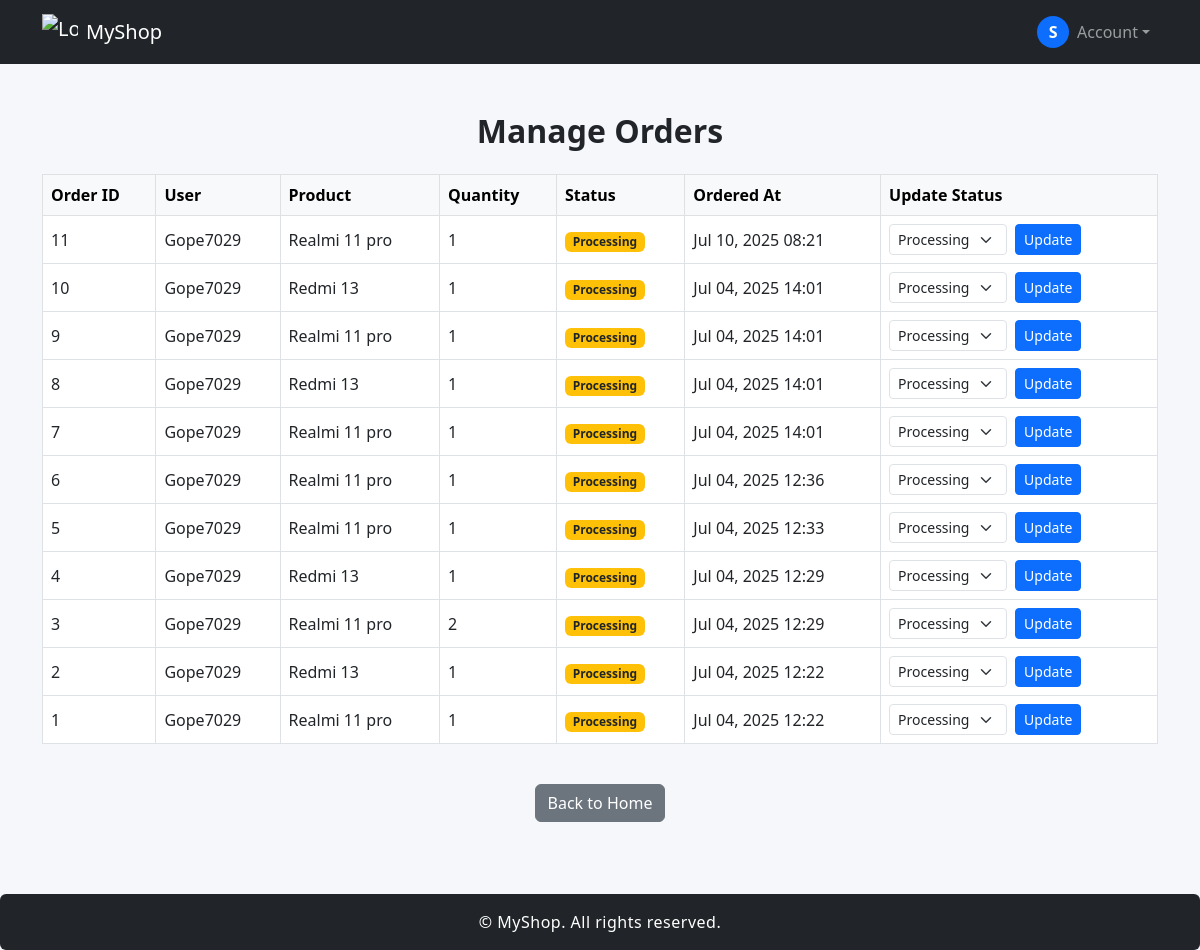
Page /manage-orders/ (signed in) on the earlier database version.
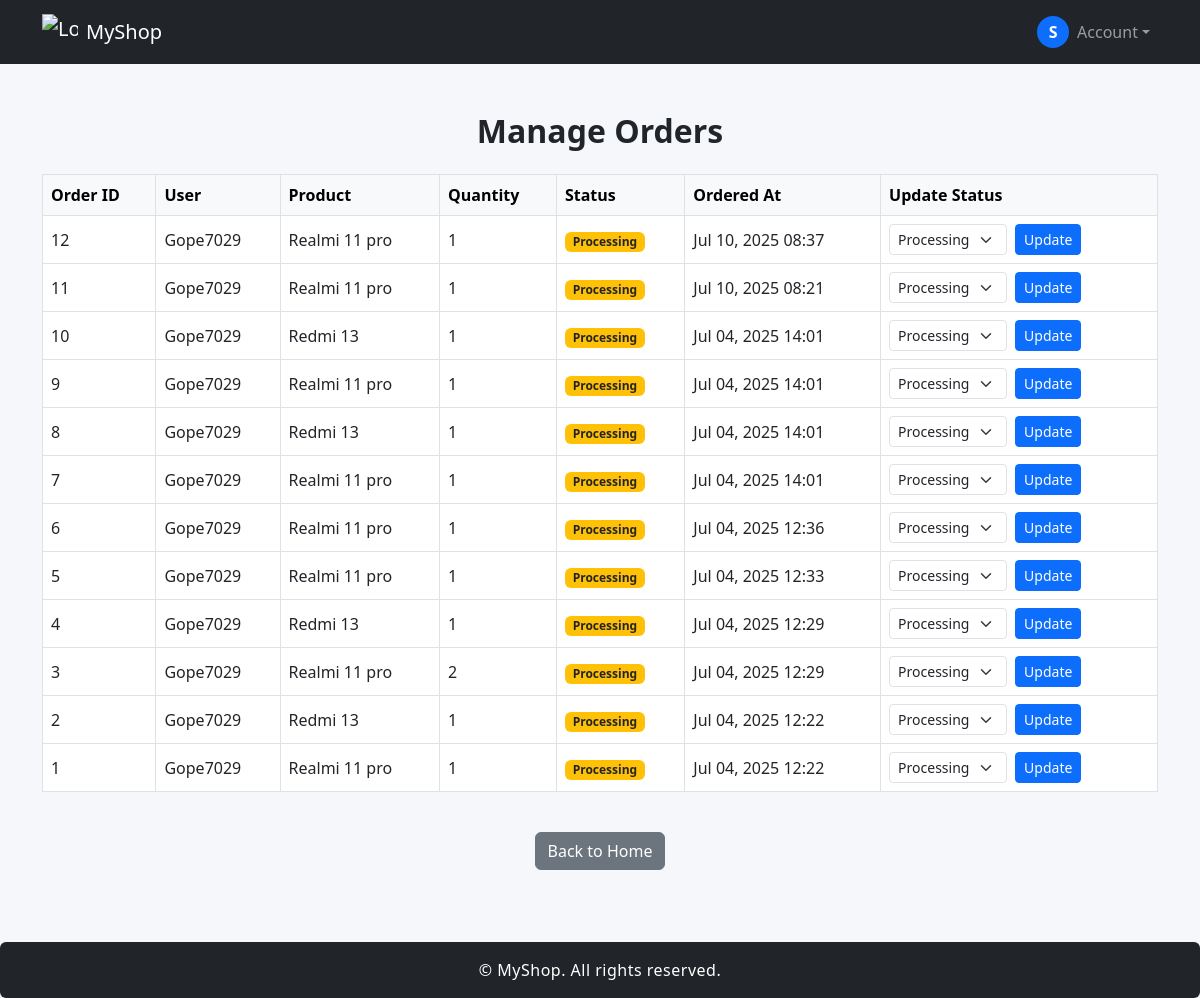
Same page on the later database version.
### store/models.py (models this page shows, shortened)
class Order(models.Model):
    user = models.ForeignKey(User, on_delete=models.CASCADE)
    product = models.ForeignKey(Product, on_delete=models.CASCADE)  # ✅ no quotes needed
    quantity = models.PositiveIntegerField(default=1)
    ordered_at = models.DateTimeField(auto_now_add=True)
    STATUS_CHOICES = [
        ('processing', 'Processing'),
        ('shipped', 'Shipped'),
        ('delivered', 'Delivered'),
        ('cancelled', 'Cancelled'),
    ]
    status = models.CharField(max_length=20, choices=STATUS_CHOICES, default='processing')

class Product(models.Model):
    CATEGORY_CHOICES = [
        ('electronics', 'Electronics'),
        ('clothing', 'Clothing'),
        ('books', 'Books'),
        ('grocery', 'Grocery'),
    ]
    name = models.CharField(max_length=255)
    description = models.TextField()
    price = models.DecimalField(max_digits=10, decimal_places=2)
    image = models.ImageField(upload_to='product_images/')
    created_at = models.DateTimeField(auto_now_add=True)
    category = models.CharField(max_length=50, choices=CATEGORY_CHOICES, default='electronics')  # ✅ retained

### store/views.py (the view)
# urls.py: path('manage-orders/', views.manage_orders, name='manage_orders'),
@staff_member_required
def manage_orders(request):
    orders = Order.objects.all().order_by('-ordered_at')
    if request.method == 'POST':
        order_id = request.POST.get('order_id')
        order = get_object_or_404(Order, id=order_id)
        form = OrderStatusForm(request.POST, instance=order)
        if form.is_valid():
            form.save()
            messages.success(request, f"Order #{order.id} status updated.")
            return redirect('manage_orders')
    else:
        form = OrderStatusForm()
    return render(request, 'store/manage_orders.html', {'orders': orders, 'form': form})

### store/forms.py
class OrderStatusForm(forms.ModelForm):
    class Meta:
        model = Order
        fields = ['status']

### store/templates/store/manage_orders.html (shortened to what this page needs)
{% extends 'store/base.html' %}
{% block content %}
<div class="container py-4">
    <h2 class="mb-4 fw-bold text-center">Manage Orders</h2>
    <div class="table-responsive">
        <table class="table table-bordered align-middle">
            <thead class="table-light">
                <tr>
                    <th>Order ID</th>
                    <th>User</th>
                    <th>Product</th>
                    <th>Quantity</th>
                    <th>Status</th>
                    <th>Ordered At</th>
                    <th>Update Status</th>
                </tr>
            </thead>
            <tbody>
                {% for order in orders %}
                <tr>
                    <td>{{ order.id }}</td>
                    <td>{{ order.user.username }}</td>
                    <td>{{ order.product.name }}</td>
                    <td>{{ order.quantity }}</td>
                    <td>
                        <span class="badge
                            {% if order.status == 'processing' %}bg-warning text-dark
                            {% elif order.status == 'shipped' %}bg-info text-dark
                            {% elif order.status == 'delivered' %}bg-success
                            {% elif order.status == 'cancelled' %}bg-danger
                            {% endif %}">
                            {{ order.get_status_display }}
                        </span>
                    </td>
                    <td>{{ order.ordered_at|date:'M d, Y H:i' }}</td>
                    <td>
                        <form method="post" class="d-flex align-items-center">
                            <select name="status" class="form-select form-select-sm me-2" style="width:auto;">
                                {% for value, label in order.STATUS_CHOICES %}
                                    <option value="{{ value }}" {% if order.status == value %}selected{% endif %}>{{ label }}</option>
                                {% endfor %}
                            </select>
                            <button type="submit" class="btn btn-primary btn-sm">Update</button>
                        </form>
                    </td>
                </tr>
                {% empty %}
                <tr><td colspan="7" class="text-center text-muted">No orders found.</td></tr>
                {% endfor %}
            </tbody>
        </table>
    </div>
    <div class="text-center mt-4">
        <a href="{% url 'product_list' %}" class="btn btn-secondary">Back to Home</a>
    </div>
</div>
{% endblock %}

Differences in the rows shown:
added Order: id "12", user.username "Gope7029", product.name "Realmi 11 pro", quantity "1", status "Processing", ordered_at "Jul 10, 2025 08:37"
